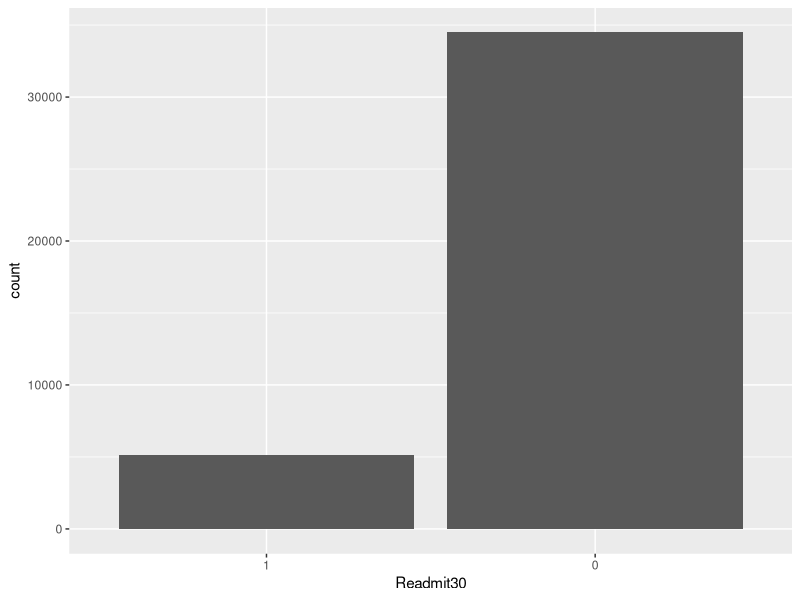
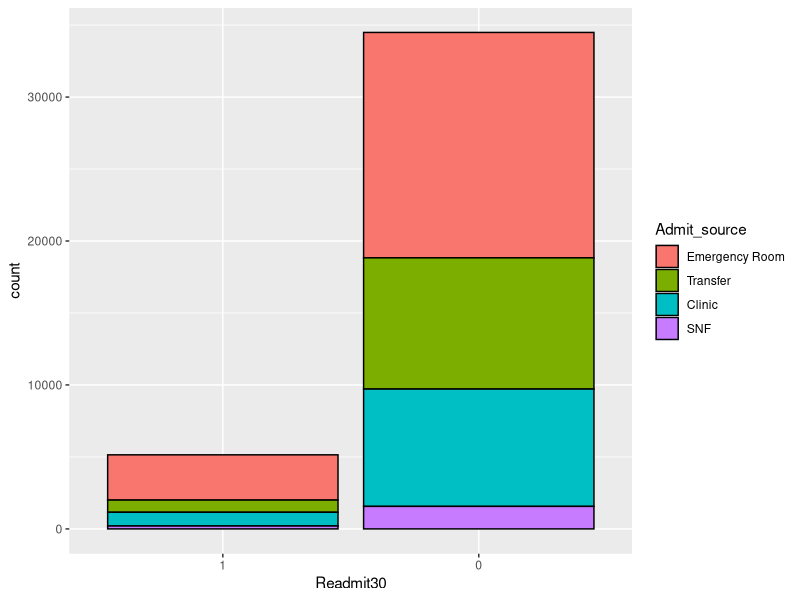
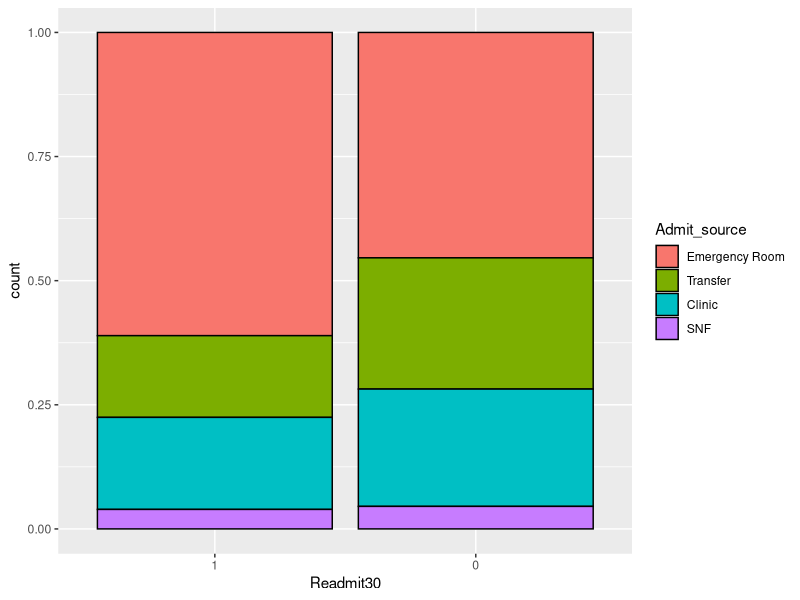
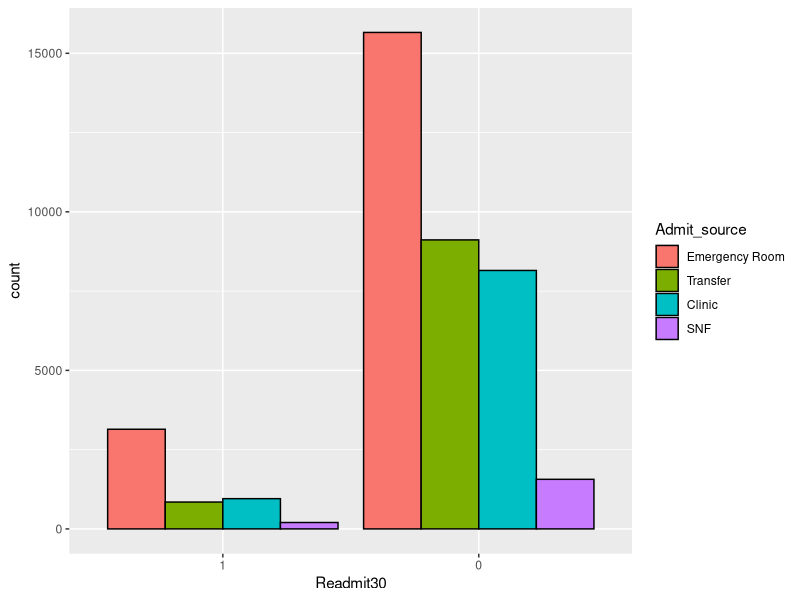
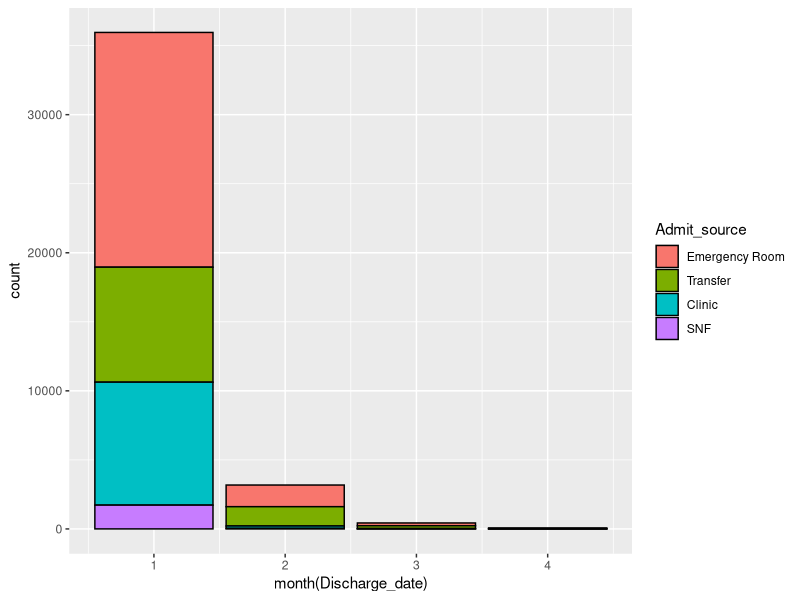
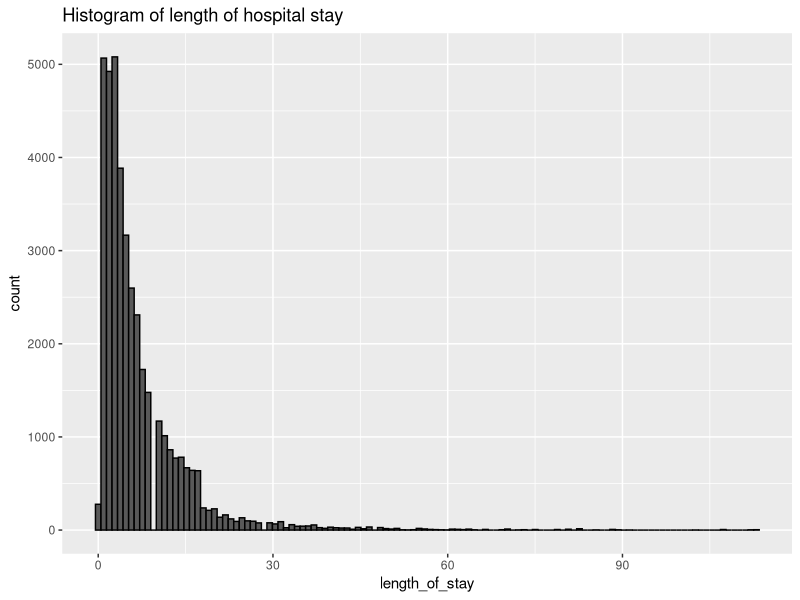
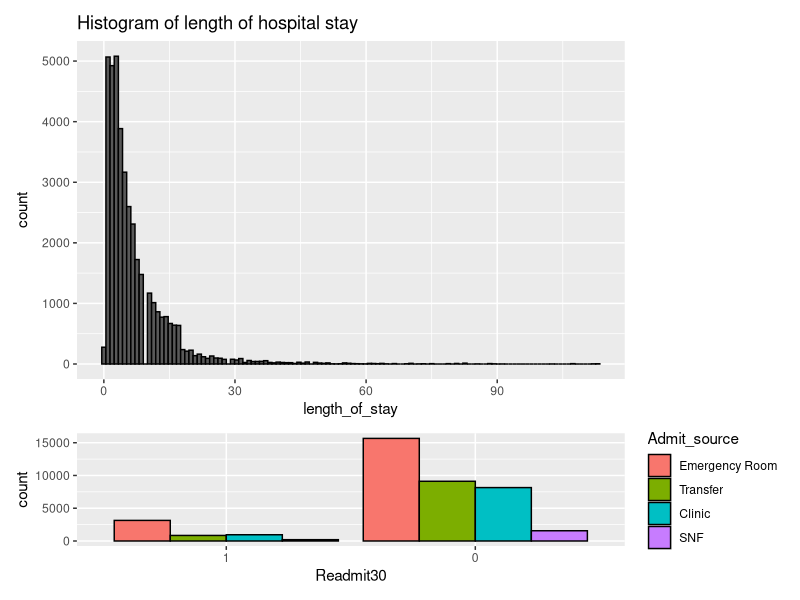

These figures' R source, in order:
## ---- chunk 1
library(readr)
library(lubridate)
library(ggplot2)
library(dplyr)
## ---- chunk 2
library(tidyverse)

analytic_table <- readr::read_csv("analytic.csv")

head(analytic_table)
## ---- chunk 3
analytic_table <- readr::read_csv("analytic.csv", 
                                    col_types = cols(
                                      encounter_type = col_factor(NULL),
                                      outcome = col_factor(NULL),
                                      Admit_source= col_factor(NULL),
                                      indexadmit = col_factor(NULL),
                                      Readmit30 = col_factor(NULL)
                                    ))

head(analytic_table)
## ---- chunk 4
analytic_table <- analytic_table %>% mutate(length_of_stay = Discharge_date - Admit_date)
## ---- chunk 5
library(skimr)
skimr::skim(analytic_table)
## ---- chunk 6
glimpse(analytic_table)
## ---- chunk 7
 bar_plot1 <-  ggplot(data=analytic_table, 
                      mapping=aes(x=Readmit30)) + 
               geom_bar()

 bar_plot1
## ---- chunk 8
 bar_plot1 <-  ggplot(data=analytic_table, 
                      mapping=aes(x=Readmit30, fill=Admit_source)) + 
               geom_bar(color="black")

 bar_plot1
## ---- chunk 9
 bar_plot1 <-  ggplot(data=analytic_table, 
                      mapping=aes(x=Readmit30, fill=Admit_source)) + 
               geom_bar(color="black", position="fill")

 bar_plot1
## ---- chunk 10
 bar_plot1 <-  ggplot(data=analytic_table, 
                      mapping=aes(x=Readmit30, fill=Admit_source)) + 
               geom_bar(color="black", position="dodge")

 bar_plot1
## ---- chunk 11
ggplot(data=analytic_table, mapping = aes(x=month(Discharge_date), fill=Admit_source)) + geom_bar(color="black")
## ---- chunk 12
hist_stay <- ggplot(data=analytic_table, mapping = aes(x=length_of_stay)) + geom_histogram(bins = 120, color="black") +  
  ggtitle("Histogram of length of hospital stay")

hist_stay
## ---- chunk 13
library(patchwork)

combined_graph <- hist_stay + bar_plot1 + 
  #specify the plot layout - 1 column, and with 
  #height of hist_stay to be 3 times larger than bar_plot1
  plot_layout(ncol=1, heights = c(3,1))

combined_graph
